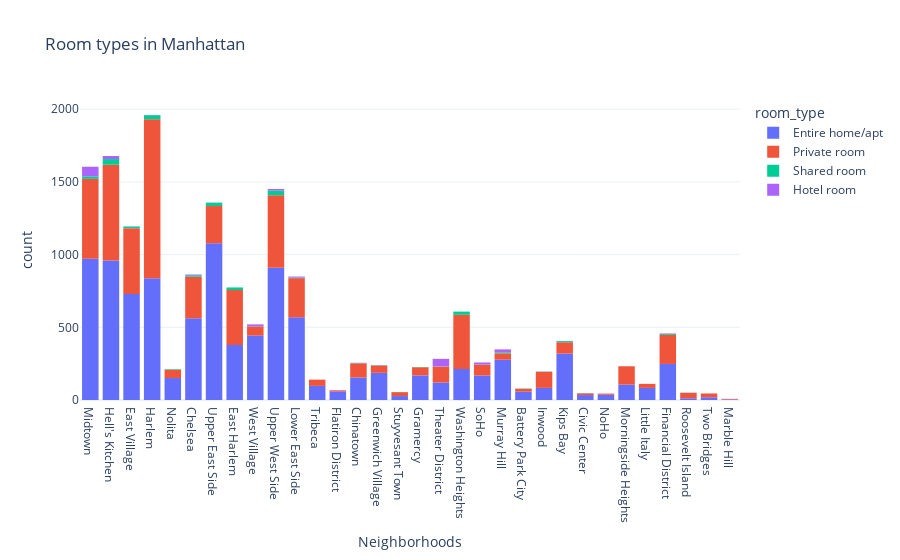

The code cell stored with this chart in its notebook:
### Markdown cell above
### Roomtypes in Manhattan

### Code cell
abnb_manhattan_df = abnb[abnb.neighbourhood_group_cleansed == 'Manhattan']

room_graph=px.histogram(abnb_manhattan_df, x="neighbourhood_cleansed", color = "room_type",title="Room types in Manhattan", labels = {"count": "Count", "neighbourhood_cleansed": "Neighborhoods"}, template="plotly_white")
room_graph.show()

### Figure 1 — Plotly figure (JSON) as saved in the notebook; plotly's stock layout.template omitted (floating-point values rounded to 4 significant figures; data arrays with more than 128 entries replaced by an {"elided": "..."} marker saying what was removed)
{"data": [{"alignmentgroup": "True", "bingroup": "x", "hovertemplate": "room_type=Entire home/apt<br>Neighborhoods=%{x}<br>count=%{y}<extra></extra>", "legendgroup": "Entire home/apt", "marker": {"color": "#636efa", "pattern": {"shape": ""}}, "name": "Entire home/apt", "offsetgroup": "Entire home/apt", "orientation": "v", "showlegend": true, "type": "histogram", "x": {"elided": "10062 str values"}, "xaxis": "x", "yaxis": "y"}, {"alignmentgroup": "True", "bingroup": "x", "hovertemplate": "room_type=Private room<br>Neighborhoods=%{x}<br>count=%{y}<extra></extra>", "legendgroup": "Private room", "marker": {"color": "#EF553B", "pattern": {"shape": ""}}, "name": "Private room", "offsetgroup": "Private room", "orientation": "v", "showlegend": true, "type": "histogram", "x": {"elided": "6092 str values"}, "xaxis": "x", "yaxis": "y"}, {"alignmentgroup": "True", "bingroup": "x", "hovertemplate": "room_type=Shared room<br>Neighborhoods=%{x}<br>count=%{y}<extra></extra>", "legendgroup": "Shared room", "marker": {"color": "#00cc96", "pattern": {"shape": ""}}, "name": "Shared room", "offsetgroup": "Shared room", "orientation": "v", "showlegend": true, "type": "histogram", "x": {"elided": "247 str values"}, "xaxis": "x", "yaxis": "y"}, {"alignmentgroup": "True", "bingroup": "x", "hovertemplate": "room_type=Hotel room<br>Neighborhoods=%{x}<br>count=%{y}<extra></extra>", "legendgroup": "Hotel room", "marker": {"color": "#ab63fa", "pattern": {"shape": ""}}, "name": "Hotel room", "offsetgroup": "Hotel room", "orientation": "v", "showlegend": true, "type": "histogram", "x": {"elided": "224 str values"}, "xaxis": "x", "yaxis": "y"}], "layout": {"barmode": "relative", "legend": {"title": {"text": "room_type"}, "tracegroupgap": 0}, "title": {"text": "Room types in Manhattan"}, "xaxis": {"anchor": "y", "domain": [0, 1], "title": {"text": "Neighborhoods"}}, "yaxis": {"anchor": "x", "domain": [0, 1], "title": {"text": "count"}}}}
